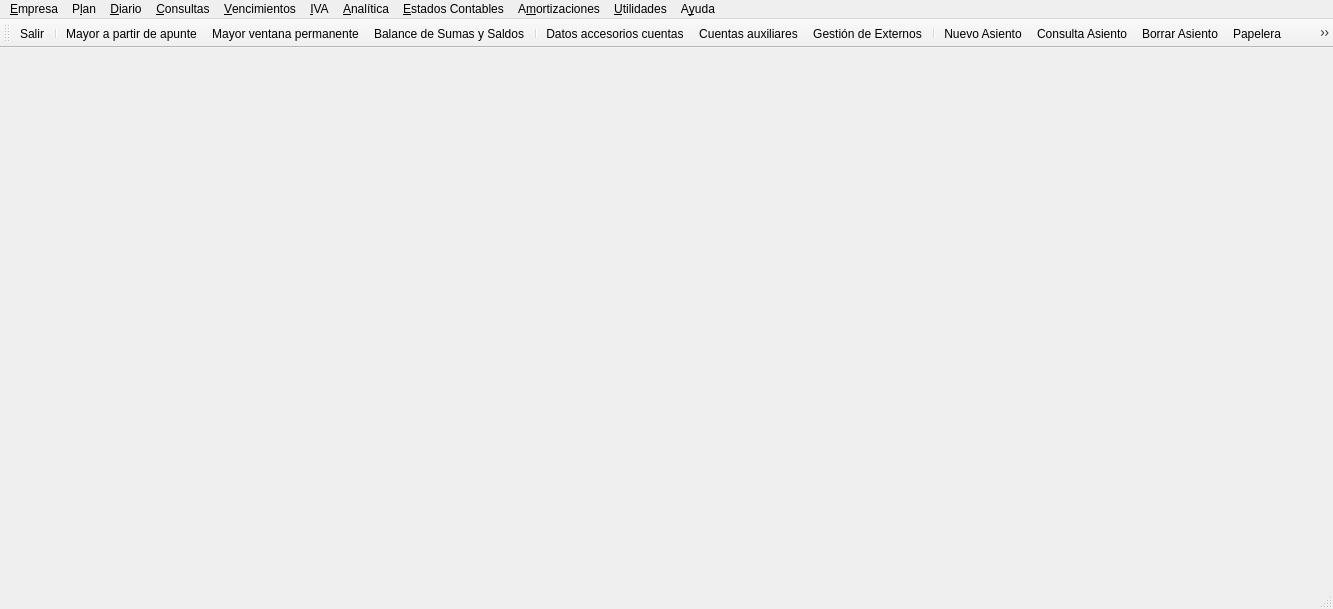
<?xml version="1.0" encoding="UTF-8"?>
<ui version="4.0">
 <class>MainWindow</class>
 <widget class="QMainWindow" name="MainWindow">
  <property name="geometry">
   <rect>
    <x>0</x>
    <y>0</y>
    <width>1333</width>
    <height>609</height>
   </rect>
  </property>
  <property name="windowTitle">
   <string>KEME Contabilidad</string>
  </property>
  <property name="windowIcon">
   <iconset resource="keme.qrc">
    <normaloff>:/iconos/graf/keme.png</normaloff>:/iconos/graf/keme.png</iconset>
  </property>
  <widget class="QWidget" name="centralWidget"/>
  <widget class="QMenuBar" name="menuBar">
   <property name="geometry">
    <rect>
     <x>0</x>
     <y>0</y>
     <width>1333</width>
     <height>22</height>
    </rect>
   </property>
   <widget class="QMenu" name="menuEmpresa">
    <property name="title">
     <string>&amp;Empresa</string>
    </property>
    <widget class="QMenu" name="menuNotas_de_la_Empresa">
     <property name="title">
      <string>&amp;Notas de la Empresa</string>
     </property>
     <addaction name="actionEditar_Notas"/>
     <addaction name="actionConsultar_Notas"/>
    </widget>
    <widget class="QMenu" name="menuControl_Usuarios">
     <property name="title">
      <string>Control &amp;Usuarios</string>
     </property>
     <addaction name="actionCambio_usuario"/>
     <addaction name="actionGest_usuarios"/>
     <addaction name="actionCambiar_Clave"/>
     <addaction name="actionImportar_usuarios"/>
    </widget>
    <widget class="QMenu" name="menuEditar_tablas_AEAT_Mercantiles">
     <property name="title">
      <string>Editar &amp;tablas AEAT/Mercantiles</string>
     </property>
     <addaction name="actionCodigo_pais"/>
     <addaction name="actionClave_identific_fiscal"/>
     <addaction name="actionClave_operaciones_expedidas"/>
     <addaction name="actionClave_operaciones_recibidas"/>
     <addaction name="actionClave_retenciones_irpf"/>
     <addaction name="actionProvincias"/>
     <addaction name="actionContenido_comunicacion_347"/>
     <addaction name="actionConceptos_EVPN"/>
     <addaction name="actionColumnas_EVPN"/>
     <addaction name="actionTipos_de_proveedor"/>
     <addaction name="actionHomologacin"/>
     <addaction name="actionActividades"/>
    </widget>
    <addaction name="actionConfiguraci_n"/>
    <addaction name="actionEjercicios"/>
    <addaction name="menuNotas_de_la_Empresa"/>
    <addaction name="actionHabilitar_Deshabilitar"/>
    <addaction name="actionConexion"/>
    <addaction name="menuControl_Usuarios"/>
    <addaction name="actionCrear_Empresa"/>
    <addaction name="actionCopiar_Empresa"/>
    <addaction name="actionBorrar_Empresa"/>
    <addaction name="menuEditar_tablas_AEAT_Mercantiles"/>
    <addaction name="action_Salir"/>
   </widget>
   <widget class="QMenu" name="menuUtilidades">
    <property name="title">
     <string>&amp;Utilidades</string>
    </property>
    <widget class="QMenu" name="menuImportar">
     <property name="title">
      <string>&amp;Importar</string>
     </property>
     <addaction name="actionImportar_Asientos"/>
     <addaction name="actionImportar_Contapls"/>
     <addaction name="actionMarcar_como_cerrado_ejercicio"/>
     <addaction name="actionProcesar_fichero_importacin"/>
    </widget>
    <widget class="QMenu" name="menuLibros_Contables">
     <property name="title">
      <string>&amp;Libros Contables</string>
     </property>
     <addaction name="actionAgrupar_ficheros_TEX_en_libro"/>
     <addaction name="actionConsultar_ficheros_TEX"/>
     <addaction name="actionGenerar_PDF"/>
    </widget>
    <widget class="QMenu" name="menu_tiles">
     <property name="title">
      <string>Útil&amp;es</string>
     </property>
     <addaction name="actionRenumerar_Asientos"/>
     <addaction name="actionIntercambiar_nmeros_de_asiento"/>
     <addaction name="actionBorrar_Intervalo_de_asientos"/>
     <addaction name="actionIntercambiar_cuenta_en_diario"/>
     <addaction name="actionCambiar_cuenta_a_apunte"/>
     <addaction name="actionEditar_CI_en_apunte"/>
     <addaction name="actionEdita_fecha_a_asiento"/>
     <addaction name="actionEdita_concepto_y_documento_en_pase"/>
     <addaction name="actionImportar_Externos"/>
     <addaction name="actionImportar_Datos_Cuentas"/>
     <addaction name="actionVerificar_base_de_datos"/>
     <addaction name="actionRectificar_saldos"/>
     <addaction name="actionRegenera_Instalacion_Archivos"/>
     <addaction name="actionCarga_Documentos_en_Base_de_Datos"/>
     <addaction name="actionInventario_inmovilizado"/>
    </widget>
    <addaction name="actionPreferencias"/>
    <addaction name="menuImportar"/>
    <addaction name="actionAsignar_Diario"/>
    <addaction name="menuLibros_Contables"/>
    <addaction name="action_Tipos_de_Cambio"/>
    <addaction name="actionCopia_Seguridad"/>
    <addaction name="actionConsolidaci_n_Contable"/>
    <addaction name="menu_tiles"/>
   </widget>
   <widget class="QMenu" name="menuDiario">
    <property name="title">
     <string>&amp;Diario</string>
    </property>
    <widget class="QMenu" name="menuFiltrar">
     <property name="title">
      <string>&amp;Filtrar</string>
     </property>
     <addaction name="actionEditar_Filtro"/>
     <addaction name="actionFiltro_inicial"/>
    </widget>
    <widget class="QMenu" name="menuPortapapeles">
     <property name="title">
      <string>&amp;Portapapeles</string>
     </property>
     <addaction name="actionCopiar"/>
     <addaction name="actionCortar"/>
     <addaction name="actionPegar"/>
    </widget>
    <widget class="QMenu" name="menuFin_de_ejercicio">
     <property name="title">
      <string>Fin de E&amp;jercicio</string>
     </property>
     <addaction name="actionRegularizacin"/>
     <addaction name="actionCierre_ejercicio"/>
     <addaction name="actionRegul_cierre_apertura"/>
     <addaction name="actionDeshacer_Cierre"/>
     <addaction name="actionAsiento_de_Apertura"/>
    </widget>
    <widget class="QMenu" name="menuRegularizaciones">
     <property name="title">
      <string>Regulari&amp;zaciones</string>
     </property>
     <addaction name="actionEdicin_regul"/>
     <addaction name="actionEjecutar_regul"/>
     <addaction name="actionImportar_regul"/>
    </widget>
    <addaction name="actionNuevo_Asiento"/>
    <addaction name="actionEditar_Asiento"/>
    <addaction name="actionEditar_Asiento_N_mero"/>
    <addaction name="actionAsignar_E_xterno"/>
    <addaction name="actionConsulta_Asiento"/>
    <addaction name="actionConsulta_Asiento_N_mero"/>
    <addaction name="actionChequear_Revisado"/>
    <addaction name="actionAsigna_Fichero_a_Asiento"/>
    <addaction name="actionBorrar_Asiento"/>
    <addaction name="actionPapelera"/>
    <addaction name="menuPortapapeles"/>
    <addaction name="menuFiltrar"/>
    <addaction name="actionOrden_numero"/>
    <addaction name="actionOrdenar_por_campo"/>
    <addaction name="actionRefrescar"/>
    <addaction name="actionAsientos_en_Espera"/>
    <addaction name="actionImprimir_Diario"/>
    <addaction name="actionConceptos"/>
    <addaction name="actionAsientos_Predefinidos"/>
    <addaction name="menuFin_de_ejercicio"/>
    <addaction name="actionTipos_de_Diario"/>
    <addaction name="menuRegularizaciones"/>
   </widget>
   <widget class="QMenu" name="menuAyuda">
    <property name="title">
     <string>A&amp;yuda</string>
    </property>
    <addaction name="actionInformaci_n_de_la_conexi_n"/>
    <addaction name="actionAcerca_de"/>
    <addaction name="actionAcuerdo_de_licencia"/>
    <addaction name="actionAcuerdo_de_licencia_en_espa_ol"/>
   </widget>
   <widget class="QMenu" name="menuPlan">
    <property name="title">
     <string>P&amp;lan</string>
    </property>
    <addaction name="actionCuentas"/>
    <addaction name="actionCuentas_auxiliares"/>
    <addaction name="actionDatos_accesorios_cuentas"/>
    <addaction name="actionGestion_Externos"/>
    <addaction name="actionAsignar_IVA_retenci_n_a_cuentas"/>
    <addaction name="actionBloquear_cuentas"/>
    <addaction name="separator"/>
    <addaction name="actionExportar_plan"/>
    <addaction name="actionExportarplan_cuentas_auxiliares"/>
    <addaction name="actionImportar_plan"/>
   </widget>
   <widget class="QMenu" name="menuConsultas">
    <property name="title">
     <string>&amp;Consultas</string>
    </property>
    <widget class="QMenu" name="menuConciliaci_n_de_cuentas">
     <property name="title">
      <string>Co&amp;nciliación de cuentas</string>
     </property>
     <widget class="QMenu" name="menuCuentas_bancarias_c43">
      <property name="title">
       <string>Cuentas &amp;bancarias C43 / CSV</string>
      </property>
      <addaction name="actionImportar_cuaderno"/>
      <addaction name="actionImporta_C_SV"/>
      <addaction name="actionConcilia_cuenta_importada"/>
      <addaction name="actionProcesa_vencimientos_c43"/>
      <addaction name="actionBorrar_importado"/>
     </widget>
     <addaction name="actionConciliacion_de_cuentas"/>
     <addaction name="actionConceptos_de_diferencias"/>
     <addaction name="menuCuentas_bancarias_c43"/>
    </widget>
    <widget class="QMenu" name="menuModelo_182">
     <property name="title">
      <string>Modelo &amp;182</string>
     </property>
     <addaction name="actionModelo_182"/>
     <addaction name="actionModelo_182_registro_donaciones"/>
    </widget>
    <addaction name="actionMayor_a_partir_de_apunte"/>
    <addaction name="actionMayor_ventana_permanente"/>
    <addaction name="actionImprime_mayor"/>
    <addaction name="actionBalance_de_Sumas_y_Saldos"/>
    <addaction name="actionAcumulados_mes"/>
    <addaction name="actionConsulta_Plan"/>
    <addaction name="actionDiario_Resumen"/>
    <addaction name="actionVolumen_de_operaciones_con_terceras_personas"/>
    <addaction name="menuConciliaci_n_de_cuentas"/>
    <addaction name="actionRetenciones_irpf"/>
    <addaction name="menuModelo_182"/>
   </widget>
   <widget class="QMenu" name="menuVencimientos">
    <property name="title">
     <string>&amp;Vencimientos</string>
    </property>
    <addaction name="actionVencimientos_a_partir_diario"/>
    <addaction name="actionProcesar_vencimientos"/>
    <addaction name="actionDomiciliaciones"/>
    <addaction name="actionFicheros_de_transferencias"/>
    <addaction name="actionAsignar_tipos_de_vencimientos_a_cuentas"/>
    <addaction name="actionEditar_tipos_de_vencimientos"/>
    <addaction name="actionFormas_de_pago"/>
    <addaction name="actionInfo_venci"/>
    <addaction name="actionVencimientos_anulados"/>
   </widget>
   <widget class="QMenu" name="menuIVA">
    <property name="title">
     <string>&amp;IVA</string>
    </property>
    <widget class="QMenu" name="menuAsignar_Cuentas_a_Tipos_de_Iva">
     <property name="title">
      <string>A&amp;signar Cuentas a Tipos de Iva</string>
     </property>
     <addaction name="actionCuentas_de_IVA_Soportado"/>
     <addaction name="actionCuentas_de_IVA_Repercutido"/>
     <addaction name="actionCuentas_inversion_SP"/>
    </widget>
    <widget class="QMenu" name="menuChequeo_Registros_de_IVA">
     <property name="title">
      <string>&amp;Chequeo Registros de IVA</string>
     </property>
     <addaction name="actionChequea_Libro_Facturas"/>
     <addaction name="actionApuntes_sin_Representacin_en_Libros_de_IVA"/>
     <addaction name="actionComprobar_Cuadre_de_Cuotas_con_Diario"/>
    </widget>
    <widget class="QMenu" name="menuSII">
     <property name="title">
      <string>SII</string>
     </property>
     <addaction name="actionSII_Facturas_Recibidas"/>
     <addaction name="actionSII_Facturas_Emitidas"/>
     <addaction name="actionDirecciones_Servidor_SOAP"/>
    </widget>
    <addaction name="actionNuevo_Registro_IVA_soportado"/>
    <addaction name="actionNuevo_Registro_IVA_repercutido"/>
    <addaction name="actionAIB_Inversi_n_sujeto_pasivo"/>
    <addaction name="actionEIB_Prestaci_n_servicos_UE"/>
    <addaction name="actionTipos_de_IVA"/>
    <addaction name="menuAsignar_Cuentas_a_Tipos_de_Iva"/>
    <addaction name="menuChequeo_Registros_de_IVA"/>
    <addaction name="actionLiqudaci_n_de_IVA"/>
    <addaction name="actionRelaci_n_de_Operaciones_seg_n_Libros_de_IVA"/>
    <addaction name="actionLibro_de_Facturas_Emitidas"/>
    <addaction name="actionLibros_de_Facturas_Recibidas"/>
    <addaction name="actionModelo_340"/>
    <addaction name="actionModelo_347_F50_Navarra"/>
    <addaction name="actionModelo_349"/>
    <addaction name="menuSII"/>
   </widget>
   <widget class="QMenu" name="menuAnal_tica">
    <property name="title">
     <string>&amp;Analítica</string>
    </property>
    <widget class="QMenu" name="menuC_digos_Imputaci_n">
     <property name="title">
      <string>&amp;Códigos Imputación</string>
     </property>
     <addaction name="actionPrimer_Nivel"/>
     <addaction name="actionSegundo_Nivel"/>
     <addaction name="actionTercer_Nivel"/>
    </widget>
    <addaction name="menuC_digos_Imputaci_n"/>
    <addaction name="actionConsulta_Imputaciones"/>
    <addaction name="actionCoeficientes_Imputaci_n_Cuenta"/>
    <addaction name="actionVer_Imputaciones"/>
    <addaction name="actionIntercambiar_CI_en_Diario"/>
    <addaction name="actionReasignar_Imputaciones"/>
    <addaction name="actionCambiar_Imputaciones_a_Cuenta_en_Diario"/>
   </widget>
   <widget class="QMenu" name="menuEstados_Contables">
    <property name="title">
     <string>&amp;Estados Contables</string>
    </property>
    <widget class="QMenu" name="menuEstado_Cambios_Patrimonio_Neto_PYMES">
     <property name="title">
      <string>&amp;Estado Cambios Patrimonio Neto PYMES</string>
     </property>
     <addaction name="actionECPN_PYMES"/>
     <addaction name="actionAsignar_Concepto_a_apuntes"/>
    </widget>
    <widget class="QMenu" name="menuPrespuestos">
     <property name="title">
      <string>P&amp;resupuestos</string>
     </property>
     <addaction name="actionEditar_Presupuesto_Cuentas_Auxiliares"/>
     <addaction name="actionEditar_Presupuesto_Cuentas"/>
     <addaction name="actionPrevisiones_Realizaciones_Cuentas_Auxiliares"/>
     <addaction name="actionPrevisiones_Realizaciones_Cuentas"/>
    </widget>
    <addaction name="actionGesti_n_Estados_Contables"/>
    <addaction name="actionLibera_C_lculo_Saldos_Medios"/>
    <addaction name="menuEstado_Cambios_Patrimonio_Neto_PYMES"/>
    <addaction name="actionXML_Cuentas_PYMES"/>
    <addaction name="actionXML_Impuesto_Sociedades_PYMES"/>
    <addaction name="actionProcesar_Memoria"/>
    <addaction name="menuPrespuestos"/>
   </widget>
   <widget class="QMenu" name="menuAmortizaciones">
    <property name="title">
     <string>A&amp;mortizaciones</string>
    </property>
    <addaction name="actionPlan_de_amortizaciones"/>
    <addaction name="actionAsiento_de_amortizaciones"/>
    <addaction name="actionDiferencia_en_base_imponible_I_S"/>
    <addaction name="actionHist_rico_de_diferencias_en_amortizaciones"/>
    <addaction name="actionInmovilizado_neto"/>
   </widget>
   <addaction name="menuEmpresa"/>
   <addaction name="menuPlan"/>
   <addaction name="menuDiario"/>
   <addaction name="menuConsultas"/>
   <addaction name="menuVencimientos"/>
   <addaction name="menuIVA"/>
   <addaction name="menuAnal_tica"/>
   <addaction name="menuEstados_Contables"/>
   <addaction name="menuAmortizaciones"/>
   <addaction name="menuUtilidades"/>
   <addaction name="menuAyuda"/>
  </widget>
  <widget class="QToolBar" name="mainToolBar">
   <property name="iconSize">
    <size>
     <width>38</width>
     <height>38</height>
    </size>
   </property>
   <attribute name="toolBarArea">
    <enum>TopToolBarArea</enum>
   </attribute>
   <attribute name="toolBarBreak">
    <bool>false</bool>
   </attribute>
   <addaction name="action_Salir"/>
   <addaction name="separator"/>
   <addaction name="actionMayor_a_partir_de_apunte"/>
   <addaction name="actionMayor_ventana_permanente"/>
   <addaction name="actionBalance_de_Sumas_y_Saldos"/>
   <addaction name="separator"/>
   <addaction name="actionDatos_accesorios_cuentas"/>
   <addaction name="actionCuentas_auxiliares"/>
   <addaction name="actionGestion_Externos"/>
   <addaction name="separator"/>
   <addaction name="actionNuevo_Asiento"/>
   <addaction name="actionConsulta_Asiento"/>
   <addaction name="actionBorrar_Asiento"/>
   <addaction name="actionPapelera"/>
   <addaction name="actionEditar_Asiento"/>
   <addaction name="actionAsignar_E_xterno"/>
   <addaction name="actionChequear_Revisado"/>
   <addaction name="separator"/>
   <addaction name="actionAsigna_Fichero_a_Asiento"/>
   <addaction name="actionVisualizar_Documento"/>
   <addaction name="separator"/>
   <addaction name="actionRefrescar"/>
   <addaction name="actionAsientos_en_Espera"/>
   <addaction name="separator"/>
   <addaction name="actionNuevo_Registro_IVA_soportado"/>
   <addaction name="actionNuevo_Registro_IVA_repercutido"/>
   <addaction name="separator"/>
   <addaction name="actionImprimir_Diario"/>
   <addaction name="actionEditar_Filtro"/>
   <addaction name="actionPreferencias"/>
   <addaction name="separator"/>
   <addaction name="actionVencimientos_a_partir_diario"/>
   <addaction name="actionProcesar_vencimientos"/>
   <addaction name="separator"/>
   <addaction name="actionAsignar_Concepto_a_apuntes"/>
  </widget>
  <widget class="QStatusBar" name="statusBar"/>
  <action name="actionConexion">
   <property name="text">
    <string>C&amp;onexión</string>
   </property>
  </action>
  <action name="actionPreferencias">
   <property name="icon">
    <iconset resource="keme.qrc">
     <normaloff>:/iconos/graf/preferences-system.png</normaloff>:/iconos/graf/preferences-system.png</iconset>
   </property>
   <property name="text">
    <string>&amp;Preferencias</string>
   </property>
  </action>
  <action name="actionOrden_numero">
   <property name="checkable">
    <bool>true</bool>
   </property>
   <property name="text">
    <string>Orden &amp;número</string>
   </property>
  </action>
  <action name="actionAcerca_de">
   <property name="text">
    <string>&amp;Acerca de</string>
   </property>
  </action>
  <action name="action_Salir">
   <property name="icon">
    <iconset resource="keme.qrc">
     <normaloff>:/iconos/graf/interruptor.png</normaloff>:/iconos/graf/interruptor.png</iconset>
   </property>
   <property name="text">
    <string>&amp;Salir</string>
   </property>
  </action>
  <action name="actionConfiguraci_n">
   <property name="text">
    <string>&amp;Datos Empresa Base Datos</string>
   </property>
  </action>
  <action name="actionEjercicios">
   <property name="text">
    <string>&amp;Ejercicios</string>
   </property>
  </action>
  <action name="actionCrear_Empresa">
   <property name="text">
    <string>C&amp;rear Empresa</string>
   </property>
  </action>
  <action name="actionBorrar_Empresa">
   <property name="text">
    <string>&amp;Borrar Empresa</string>
   </property>
  </action>
  <action name="actionCopiar_Empresa">
   <property name="text">
    <string>Co&amp;piar Empresa</string>
   </property>
  </action>
  <action name="actionEditar_Notas">
   <property name="text">
    <string>&amp;Editar Notas</string>
   </property>
  </action>
  <action name="actionConsultar_Notas">
   <property name="text">
    <string>&amp;Consultar Notas</string>
   </property>
  </action>
  <action name="actionHabilitar_Deshabilitar">
   <property name="text">
    <string>&amp;Habilitar/Deshabilitar Períodos</string>
   </property>
  </action>
  <action name="actionCambio_usuario">
   <property name="text">
    <string>&amp;Cambio usuario</string>
   </property>
  </action>
  <action name="actionGest_usuarios">
   <property name="text">
    <string>&amp;Gestión usuarios</string>
   </property>
  </action>
  <action name="actionCambiar_Clave">
   <property name="text">
    <string>C&amp;ambiar clave</string>
   </property>
  </action>
  <action name="actionImportar_usuarios">
   <property name="text">
    <string>&amp;Importar usuarios</string>
   </property>
  </action>
  <action name="actionCodigo_pais">
   <property name="text">
    <string>&amp;Código pais</string>
   </property>
  </action>
  <action name="actionClave_identific_fiscal">
   <property name="text">
    <string>Clave &amp;identificación fiscal</string>
   </property>
  </action>
  <action name="actionClave_operaciones_expedidas">
   <property name="text">
    <string>Clave operaciones &amp;expedidas</string>
   </property>
  </action>
  <action name="actionClave_operaciones_recibidas">
   <property name="text">
    <string>Clave operaciones &amp;recibidas</string>
   </property>
  </action>
  <action name="actionClave_retenciones_irpf">
   <property name="text">
    <string>C&amp;lave retenciones irpf</string>
   </property>
  </action>
  <action name="actionProvincias">
   <property name="text">
    <string>&amp;Provincias</string>
   </property>
  </action>
  <action name="actionContenido_comunicacion_347">
   <property name="text">
    <string>Contenido comunicación &amp;347</string>
   </property>
  </action>
  <action name="actionConceptos_EVPN">
   <property name="text">
    <string>Conceptos E&amp;VPN</string>
   </property>
  </action>
  <action name="actionCuentas">
   <property name="text">
    <string>&amp;Cuentas</string>
   </property>
  </action>
  <action name="actionCuentas_auxiliares">
   <property name="icon">
    <iconset resource="keme.qrc">
     <normaloff>:/iconos/graf/subcuenta.png</normaloff>:/iconos/graf/subcuenta.png</iconset>
   </property>
   <property name="text">
    <string>Cuentas &amp;auxiliares</string>
   </property>
  </action>
  <action name="actionDatos_accesorios_cuentas">
   <property name="icon">
    <iconset resource="keme.qrc">
     <normaloff>:/iconos/graf/text-x-vcard.png</normaloff>:/iconos/graf/text-x-vcard.png</iconset>
   </property>
   <property name="text">
    <string>&amp;Datos accesorios cuentas</string>
   </property>
  </action>
  <action name="actionAsignar_IVA_retenci_n_a_cuentas">
   <property name="text">
    <string>Asignar IVA/&amp;retención a cuentas</string>
   </property>
  </action>
  <action name="actionBuscar_cuenta_auxiliar">
   <property name="text">
    <string>Buscar cuenta auxiliar</string>
   </property>
  </action>
  <action name="actionBloquear_cuentas">
   <property name="text">
    <string>&amp;Bloquear cuentas</string>
   </property>
  </action>
  <action name="actionExportar_plan">
   <property name="text">
    <string>&amp;Exportar plan</string>
   </property>
  </action>
  <action name="actionExportarplan_cuentas_auxiliares">
   <property name="text">
    <string>Exportar &amp;plan con cuentas auxiliares</string>
   </property>
  </action>
  <action name="actionImportar_plan">
   <property name="text">
    <string>&amp;Importar plan</string>
   </property>
  </action>
  <action name="actionNuevo_Asiento">
   <property name="icon">
    <iconset resource="keme.qrc">
     <normaloff>:/iconos/graf/Files-New-File-icon.png</normaloff>:/iconos/graf/Files-New-File-icon.png</iconset>
   </property>
   <property name="text">
    <string>N&amp;uevo Asiento</string>
   </property>
  </action>
  <action name="actionEditar_Asiento">
   <property name="icon">
    <iconset resource="keme.qrc">
     <normaloff>:/iconos/graf/document-edit.png</normaloff>:/iconos/graf/document-edit.png</iconset>
   </property>
   <property name="text">
    <string>&amp;Editar Asiento</string>
   </property>
  </action>
  <action name="actionEditar_Asiento_N_mero">
   <property name="text">
    <string>Editar &amp;Asiento Número ...</string>
   </property>
  </action>
  <action name="actionConsulta_Asiento">
   <property name="icon">
    <iconset resource="keme.qrc">
     <normaloff>:/iconos/graf/document-preview.png</normaloff>:/iconos/graf/document-preview.png</iconset>
   </property>
   <property name="text">
    <string>&amp;Consulta Asiento</string>
   </property>
  </action>
  <action name="actionConsulta_Asiento_N_mero">
   <property name="text">
    <string>Consu&amp;lta Asiento Número ...</string>
   </property>
  </action>
  <action name="actionChequear_Revisado">
   <property name="icon">
    <iconset resource="keme.qrc">
     <normaloff>:/iconos/graf/ok-256x256.png</normaloff>:/iconos/graf/ok-256x256.png</iconset>
   </property>
   <property name="text">
    <string>C&amp;hequear Revisado</string>
   </property>
  </action>
  <action name="actionAsigna_Fichero_a_Asiento">
   <property name="icon">
    <iconset resource="keme.qrc">
     <normaloff>:/iconos/graf/utilities-file-archiver.png</normaloff>:/iconos/graf/utilities-file-archiver.png</iconset>
   </property>
   <property name="text">
    <string>Asi&amp;gna Fichero a Asiento</string>
   </property>
  </action>
  <action name="actionBorrar_Asiento">
   <property name="icon">
    <iconset resource="keme.qrc">
     <normaloff>:/iconos/graf/delete_128.png</normaloff>:/iconos/graf/delete_128.png</iconset>
   </property>
   <property name="text">
    <string>&amp;Borrar Asiento</string>
   </property>
  </action>
  <action name="actionEditar_Filtro">
   <property name="icon">
    <iconset resource="keme.qrc">
     <normaloff>:/iconos/graf/embudo.png</normaloff>:/iconos/graf/embudo.png</iconset>
   </property>
   <property name="text">
    <string>&amp;Editar Filtro</string>
   </property>
  </action>
  <action name="actionFiltro_inicial">
   <property name="icon">
    <iconset resource="keme.qrc">
     <normaloff>:/iconos/graf/embudo_reciclaje.png</normaloff>:/iconos/graf/embudo_reciclaje.png</iconset>
   </property>
   <property name="text">
    <string>&amp;Filtro inicial</string>
   </property>
  </action>
  <action name="actionVisualizar_Documento">
   <property name="icon">
    <iconset resource="keme.qrc">
     <normaloff>:/iconos/graf/document-preview-archive.png</normaloff>:/iconos/graf/document-preview-archive.png</iconset>
   </property>
   <property name="text">
    <string>&amp;Visualizar Documento</string>
   </property>
  </action>
  <action name="actionCopiar">
   <property name="text">
    <string>&amp;Copiar</string>
   </property>
  </action>
  <action name="actionCortar">
   <property name="text">
    <string>C&amp;ortar</string>
   </property>
  </action>
  <action name="actionPegar">
   <property name="text">
    <string>&amp;Pegar</string>
   </property>
  </action>
  <action name="actionRefrescar">
   <property name="icon">
    <iconset resource="keme.qrc">
     <normaloff>:/iconos/graf/rayo.png</normaloff>:/iconos/graf/rayo.png</iconset>
   </property>
   <property name="text">
    <string>Refre&amp;scar</string>
   </property>
  </action>
  <action name="actionAsientos_en_Espera">
   <property name="icon">
    <iconset resource="keme.qrc">
     <normaloff>:/iconos/graf/reloj.png</normaloff>:/iconos/graf/reloj.png</iconset>
   </property>
   <property name="text">
    <string>As&amp;ientos en Espera</string>
   </property>
  </action>
  <action name="actionImprimir_Diario">
   <property name="icon">
    <iconset resource="keme.qrc">
     <normaloff>:/iconos/graf/printer.png</normaloff>:/iconos/graf/printer.png</iconset>
   </property>
   <property name="text">
    <string>I&amp;mprimir Diario</string>
   </property>
  </action>
  <action name="actionConceptos">
   <property name="text">
    <string>C&amp;onceptos</string>
   </property>
  </action>
  <action name="actionAsientos_Predefinidos">
   <property name="text">
    <string>Asientos Prede&amp;finidos</string>
   </property>
  </action>
  <action name="actionRegularizacin">
   <property name="text">
    <string>&amp;Regularización</string>
   </property>
  </action>
  <action name="actionCierre_ejercicio">
   <property name="text">
    <string>&amp;Cierre Ejercicio</string>
   </property>
  </action>
  <action name="actionRegul_cierre_apertura">
   <property name="text">
    <string>R&amp;egularización + cierre + apertura</string>
   </property>
  </action>
  <action name="actionDeshacer_Cierre">
   <property name="text">
    <string>&amp;Deshacer Cierre</string>
   </property>
  </action>
  <action name="actionAsiento_de_Apertura">
   <property name="text">
    <string>&amp;Asiento de Apertura</string>
   </property>
  </action>
  <action name="actionOrdenar_por_campo">
   <property name="text">
    <string>Or&amp;denar por campo</string>
   </property>
  </action>
  <action name="actionTipos_de_Diario">
   <property name="text">
    <string>&amp;Tipos de Diario</string>
   </property>
  </action>
  <action name="actionEdicin_regul">
   <property name="text">
    <string>&amp;Edición</string>
   </property>
  </action>
  <action name="actionEjecutar_regul">
   <property name="text">
    <string>E&amp;jecutar</string>
   </property>
  </action>
  <action name="actionImportar_regul">
   <property name="text">
    <string>&amp;Importar</string>
   </property>
  </action>
  <action name="actionMayor_a_partir_de_apunte">
   <property name="icon">
    <iconset resource="keme.qrc">
     <normaloff>:/iconos/graf/mayor3.png</normaloff>:/iconos/graf/mayor3.png</iconset>
   </property>
   <property name="text">
    <string>&amp;Mayor a partir de apunte ...</string>
   </property>
  </action>
  <action name="actionMayor_ventana_permanente">
   <property name="icon">
    <iconset resource="keme.qrc">
     <normaloff>:/iconos/graf/mayor3_pregunta.png</normaloff>:/iconos/graf/mayor3_pregunta.png</iconset>
   </property>
   <property name="text">
    <string>M&amp;ayor ventana permanente</string>
   </property>
  </action>
  <action name="actionImprime_mayor">
   <property name="text">
    <string>&amp;Imprime Mayor</string>
   </property>
  </action>
  <action name="actionBalance_de_Sumas_y_Saldos">
   <property name="icon">
    <iconset resource="keme.qrc">
     <normaloff>:/iconos/graf/BALANZA.png</normaloff>:/iconos/graf/BALANZA.png</iconset>
   </property>
   <property name="text">
    <string>&amp;Balance de Sumas y Saldos</string>
   </property>
  </action>
  <action name="actionAcumulados_mes">
   <property name="text">
    <string>A&amp;cumulados mes</string>
   </property>
  </action>
  <action name="actionConsulta_Plan">
   <property name="text">
    <string>C&amp;onsulta Plan</string>
   </property>
  </action>
  <action name="actionDiario_Resumen">
   <property name="text">
    <string>Diario &amp;Resumen</string>
   </property>
  </action>
  <action name="actionVolumen_de_operaciones_con_terceras_personas">
   <property name="text">
    <string>&amp;Volumen de operaciones con terceras personas</string>
   </property>
  </action>
  <action name="actionRetenciones_irpf">
   <property name="text">
    <string>Re&amp;tenciones Irpf</string>
   </property>
  </action>
  <action name="actionModelo_182">
   <property name="text">
    <string>Mo&amp;delo 182 información contable</string>
   </property>
  </action>
  <action name="actionConciliacion_de_cuentas">
   <property name="text">
    <string>&amp;Conciliacion de cuentas</string>
   </property>
  </action>
  <action name="actionConceptos_de_diferencias">
   <property name="text">
    <string>Conceptos de &amp;diferencias</string>
   </property>
  </action>
  <action name="actionImportar_cuaderno">
   <property name="text">
    <string>&amp;Importar cuaderno C43</string>
   </property>
  </action>
  <action name="actionConcilia_cuenta_importada">
   <property name="text">
    <string>&amp;Concilia cuenta importada</string>
   </property>
  </action>
  <action name="actionProcesa_vencimientos_c43">
   <property name="text">
    <string>&amp;Procesa vencimientos C43</string>
   </property>
  </action>
  <action name="actionBorrar_importado">
   <property name="text">
    <string>&amp;Borrar importado</string>
   </property>
  </action>
  <action name="actionVencimientos_a_partir_diario">
   <property name="icon">
    <iconset resource="keme.qrc">
     <normaloff>:/iconos/graf/calendario_venci.png</normaloff>:/iconos/graf/calendario_venci.png</iconset>
   </property>
   <property name="text">
    <string>&amp;Vencimientos a partir diario</string>
   </property>
  </action>
  <action name="actionProcesar_vencimientos">
   <property name="icon">
    <iconset resource="keme.qrc">
     <normaloff>:/iconos/graf/COINS-icon.png</normaloff>:/iconos/graf/COINS-icon.png</iconset>
   </property>
   <property name="text">
    <string>&amp;Procesar vencimientos</string>
   </property>
  </action>
  <action name="actionDomiciliaciones">
   <property name="text">
    <string>&amp;Domiciliaciones</string>
   </property>
  </action>
  <action name="actionAsignar_tipos_de_vencimientos_a_cuentas">
   <property name="text">
    <string>&amp;Asignar tipos de vencimientos a cuentas</string>
   </property>
  </action>
  <action name="actionEditar_tipos_de_vencimientos">
   <property name="text">
    <string>&amp;Editar tipos de vencimientos</string>
   </property>
  </action>
  <action name="actionVencimientos_anulados">
   <property name="text">
    <string>Ve&amp;ncimientos anulados</string>
   </property>
  </action>
  <action name="actionNuevo_Registro_IVA_soportado">
   <property name="icon">
    <iconset resource="keme.qrc">
     <normaloff>:/iconos/graf/facturas_recibidas.png</normaloff>:/iconos/graf/facturas_recibidas.png</iconset>
   </property>
   <property name="text">
    <string>Facturas &amp;Recibidas</string>
   </property>
  </action>
  <action name="actionNuevo_Registro_IVA_repercutido">
   <property name="icon">
    <iconset resource="keme.qrc">
     <normaloff>:/iconos/graf/facturas_emitidas.png</normaloff>:/iconos/graf/facturas_emitidas.png</iconset>
   </property>
   <property name="text">
    <string>Facturas &amp;Emitidas</string>
   </property>
  </action>
  <action name="actionAIB_Inversi_n_sujeto_pasivo">
   <property name="text">
    <string>&amp;AIB / Inversión sujeto pasivo</string>
   </property>
  </action>
  <action name="actionEIB_Prestaci_n_servicos_UE">
   <property name="text">
    <string>E&amp;IB / Prestación servicos UE</string>
   </property>
  </action>
  <action name="actionTipos_de_IVA">
   <property name="text">
    <string>&amp;Tipos de IVA</string>
   </property>
  </action>
  <action name="actionLiqudaci_n_de_IVA">
   <property name="text">
    <string>&amp;Liquidación de IVA</string>
   </property>
  </action>
  <action name="actionRelaci_n_de_Operaciones_seg_n_Libros_de_IVA">
   <property name="text">
    <string>Relación de &amp;Operaciones según Libros de IVA</string>
   </property>
  </action>
  <action name="actionLibro_de_Facturas_Emitidas">
   <property name="text">
    <string>Li&amp;bro de Facturas Emitidas</string>
   </property>
  </action>
  <action name="actionLibros_de_Facturas_Recibidas">
   <property name="text">
    <string>Libros &amp;de Facturas Recibidas</string>
   </property>
  </action>
  <action name="actionModelo_340">
   <property name="text">
    <string>Modelo 34&amp;0</string>
   </property>
  </action>
  <action name="actionModelo_347_F50_Navarra">
   <property name="text">
    <string>Modelo 34&amp;7/F50 Navarra</string>
   </property>
  </action>
  <action name="actionCuentas_de_IVA_Soportado">
   <property name="text">
    <string>&amp;Cuentas de IVA Soportado</string>
   </property>
  </action>
  <action name="actionCuentas_de_IVA_Repercutido">
   <property name="text">
    <string>Cuentas &amp;de IVA Repercutido</string>
   </property>
  </action>
  <action name="actionChequea_Libro_Facturas">
   <property name="text">
    <string>&amp;Chequea Libro Facturas</string>
   </property>
  </action>
  <action name="actionApuntes_sin_Representacin_en_Libros_de_IVA">
   <property name="text">
    <string>&amp;Apuntes sin Representacin en Libros de IVA</string>
   </property>
  </action>
  <action name="actionComprobar_Cuadre_de_Cuotas_con_Diario">
   <property name="text">
    <string>Comprobar Cuadre &amp;de Cuotas con Diario</string>
   </property>
  </action>
  <action name="actionConsulta_Imputaciones">
   <property name="text">
    <string>C&amp;onsulta Imputaciones</string>
   </property>
  </action>
  <action name="actionCoeficientes_Imputaci_n_Cuenta">
   <property name="text">
    <string>Coe&amp;ficientes Imputación Cuenta</string>
   </property>
  </action>
  <action name="actionVer_Imputaciones">
   <property name="text">
    <string>&amp;Ver Imputaciones</string>
   </property>
  </action>
  <action name="actionIntercambiar_CI_en_Diario">
   <property name="text">
    <string>&amp;Intercambiar CI en Diario</string>
   </property>
  </action>
  <action name="actionReasignar_Imputaciones">
   <property name="text">
    <string>&amp;Reasignar Imputaciones</string>
   </property>
  </action>
  <action name="actionCambiar_Imputaciones_a_Cuenta_en_Diario">
   <property name="text">
    <string>C&amp;ambiar Imputaciones a Cuenta en Diario</string>
   </property>
  </action>
  <action name="actionPrimer_Nivel">
   <property name="text">
    <string>&amp;Primer Nivel</string>
   </property>
  </action>
  <action name="actionSegundo_Nivel">
   <property name="text">
    <string>&amp;Segundo Nivel</string>
   </property>
  </action>
  <action name="actionTercer_Nivel">
   <property name="text">
    <string>&amp;Tercer Nivel</string>
   </property>
  </action>
  <action name="actionColumnas_EVPN">
   <property name="text">
    <string>Columnas EVP&amp;N</string>
   </property>
  </action>
  <action name="actionGesti_n_Estados_Contables">
   <property name="text">
    <string>&amp;Gestión Estados Contables</string>
   </property>
  </action>
  <action name="actionLibera_C_lculo_Saldos_Medios">
   <property name="text">
    <string>&amp;Libera Cálculo Saldos Medios</string>
   </property>
  </action>
  <action name="actionECPN_PYMES">
   <property name="text">
    <string>&amp;ECPN PYMES</string>
   </property>
  </action>
  <action name="actionAsignar_Concepto_a_apuntes">
   <property name="icon">
    <iconset resource="keme.qrc">
     <normaloff>:/iconos/graf/factory.png</normaloff>:/iconos/graf/factory.png</iconset>
   </property>
   <property name="text">
    <string>&amp;Asignar Concepto ECPN</string>
   </property>
  </action>
  <action name="actionXML_Cuentas_PYMES">
   <property name="text">
    <string>&amp;XML Cuentas PYMES</string>
   </property>
  </action>
  <action name="actionXML_Impuesto_Sociedades_PYMES">
   <property name="text">
    <string>XML &amp;Impuesto Sociedades PYMES</string>
   </property>
  </action>
  <action name="actionProcesar_Memoria">
   <property name="text">
    <string>&amp;Procesar Memoria</string>
   </property>
  </action>
  <action name="actionEditar_Presupuesto_Cuentas_Auxiliares">
   <property name="text">
    <string>&amp;Editar Presupuesto Cuentas Auxiliares</string>
   </property>
  </action>
  <action name="actionEditar_Presupuesto_Cuentas">
   <property name="text">
    <string>E&amp;ditar Presupuesto Cuentas</string>
   </property>
  </action>
  <action name="actionPrevisiones_Realizaciones_Cuentas_Auxiliares">
   <property name="text">
    <string>&amp;Previsiones-Realizaciones Cuentas Auxiliares</string>
   </property>
  </action>
  <action name="actionPrevisiones_Realizaciones_Cuentas">
   <property name="text">
    <string>P&amp;revisiones-Realizaciones Cuentas</string>
   </property>
  </action>
  <action name="actionPlan_de_amortizaciones">
   <property name="text">
    <string>&amp;Plan de amortizaciones</string>
   </property>
  </action>
  <action name="actionAsiento_de_amortizaciones">
   <property name="text">
    <string>&amp;Asiento de amortizaciones</string>
   </property>
  </action>
  <action name="actionDiferencia_en_base_imponible_I_S">
   <property name="text">
    <string>&amp;Diferencia en base imponible I.S.</string>
   </property>
  </action>
  <action name="actionHist_rico_de_diferencias_en_amortizaciones">
   <property name="text">
    <string>&amp;Histórico de diferencias en amortizaciones</string>
   </property>
  </action>
  <action name="actionInmovilizado_neto">
   <property name="text">
    <string>&amp;Inmovilizado neto</string>
   </property>
  </action>
  <action name="actionAsignar_Diario">
   <property name="text">
    <string>&amp;Asignar Diario</string>
   </property>
  </action>
  <action name="actionCopia_Seguridad">
   <property name="text">
    <string>&amp;Copia Seguridad</string>
   </property>
  </action>
  <action name="actionConsolidaci_n_Contable">
   <property name="text">
    <string>C&amp;onsolidación Contable</string>
   </property>
  </action>
  <action name="actionImportar_Asientos">
   <property name="text">
    <string>Importar &amp;Asientos</string>
   </property>
  </action>
  <action name="actionImportar_Contapls">
   <property name="text">
    <string>Importar &amp;Contaplús</string>
   </property>
  </action>
  <action name="actionMarcar_como_cerrado_ejercicio">
   <property name="text">
    <string>&amp;Marcar como cerrado ejercicio</string>
   </property>
  </action>
  <action name="actionProcesar_fichero_importacin">
   <property name="text">
    <string>&amp;Procesar fichero importación</string>
   </property>
  </action>
  <action name="actionAgrupar_ficheros_TEX_en_libro">
   <property name="text">
    <string>&amp;Agrupar ficheros TEX en libro</string>
   </property>
  </action>
  <action name="actionConsultar_ficheros_TEX">
   <property name="text">
    <string>&amp;Consultar ficheros TEX</string>
   </property>
  </action>
  <action name="actionGenerar_PDF">
   <property name="text">
    <string>&amp;Generar PDF</string>
   </property>
  </action>
  <action name="actionRenumerar_Asientos">
   <property name="text">
    <string>&amp;Renumerar Asientos</string>
   </property>
  </action>
  <action name="actionIntercambiar_nmeros_de_asiento">
   <property name="text">
    <string>&amp;Intercambiar números de asiento</string>
   </property>
  </action>
  <action name="actionBorrar_Intervalo_de_asientos">
   <property name="text">
    <string>&amp;Borrar Intervalo de asientos</string>
   </property>
  </action>
  <action name="actionIntercambiar_cuenta_en_diario">
   <property name="text">
    <string>Intercambiar &amp;cuenta en diario</string>
   </property>
  </action>
  <action name="actionCambiar_cuenta_a_apunte">
   <property name="text">
    <string>C&amp;ambiar cuenta a apunte</string>
   </property>
  </action>
  <action name="actionEditar_CI_en_apunte">
   <property name="text">
    <string>&amp;Editar CI en apunte</string>
   </property>
  </action>
  <action name="actionEdita_fecha_a_asiento">
   <property name="text">
    <string>Edita &amp;fecha a asiento</string>
   </property>
  </action>
  <action name="actionEdita_concepto_y_documento_en_pase">
   <property name="text">
    <string>Edi&amp;ta concepto y documento en pase</string>
   </property>
  </action>
  <action name="actionVerificar_base_de_datos">
   <property name="text">
    <string>Verificar ba&amp;se de datos</string>
   </property>
  </action>
  <action name="actionRectificar_saldos">
   <property name="text">
    <string>Rectificar sa&amp;ldos</string>
   </property>
  </action>
  <action name="actionCarga_plan_nuevo">
   <property name="text">
    <string>&amp;Carga plan nuevo</string>
   </property>
  </action>
  <action name="actionEditar_plan_nuevo">
   <property name="text">
    <string>&amp;Editar plan nuevo</string>
   </property>
  </action>
  <action name="actionEditar_equivalencias_nuevo_antiguo">
   <property name="text">
    <string>Editar equivalencias &amp;nuevo/antiguo</string>
   </property>
  </action>
  <action name="actionSustituir_subcuentas">
   <property name="text">
    <string>&amp;Sustituir Cuentas Auxiliares</string>
   </property>
  </action>
  <action name="actionBorrar_plan_nuevo">
   <property name="text">
    <string>&amp;Borrar plan nuevo</string>
   </property>
  </action>
  <action name="actionInformaci_n_de_la_conexi_n">
   <property name="text">
    <string>&amp;Información de la conexión</string>
   </property>
  </action>
  <action name="actionAcuerdo_de_licencia">
   <property name="text">
    <string>Acuerdo de &amp;licencia</string>
   </property>
  </action>
  <action name="actionAcuerdo_de_licencia_en_espa_ol">
   <property name="text">
    <string>Acuerdo de licencia en &amp;español</string>
   </property>
  </action>
  <action name="actionModelo_349">
   <property name="text">
    <string>Modelo 34&amp;9</string>
   </property>
  </action>
  <action name="actionInfo_venci">
   <property name="text">
    <string>&amp;Información vencimientos</string>
   </property>
  </action>
  <action name="actionCuentas_inversion_SP">
   <property name="text">
    <string>Cuentas &amp;inversión SP</string>
   </property>
  </action>
  <action name="actionFormas_de_pago">
   <property name="text">
    <string>&amp;Formas de pago</string>
   </property>
  </action>
  <action name="actionImportar_Datos_Cuentas">
   <property name="text">
    <string>Importar Cuentas Auxiliares con &amp;Datos</string>
   </property>
  </action>
  <action name="actionRegenera_Instalacion_Archivos">
   <property name="text">
    <string>Re&amp;genera Instalación Archivos</string>
   </property>
  </action>
  <action name="actionPapelera">
   <property name="icon">
    <iconset resource="keme.qrc">
     <normaloff>:/iconos/graf/trash-icon.png</normaloff>:/iconos/graf/trash-icon.png</iconset>
   </property>
   <property name="text">
    <string>Papele&amp;ra</string>
   </property>
  </action>
  <action name="actionImporta_C_SV">
   <property name="text">
    <string>Importa C&amp;SV</string>
   </property>
  </action>
  <action name="actionGestion_Externos">
   <property name="icon">
    <iconset resource="keme.qrc">
     <normaloff>:/iconos/graf/externo.png</normaloff>:/iconos/graf/externo.png</iconset>
   </property>
   <property name="text">
    <string>&amp;Gestión de Externos</string>
   </property>
  </action>
  <action name="actionSII_Facturas_Recibidas">
   <property name="text">
    <string>&amp;SII Facturas Recibidas</string>
   </property>
  </action>
  <action name="actionSII_Facturas_Emitidas">
   <property name="text">
    <string>SII &amp;Facturas Emitidas</string>
   </property>
  </action>
  <action name="actionImportar_Externos">
   <property name="text">
    <string>I&amp;mportar Externos</string>
   </property>
  </action>
  <action name="actionDirecciones_Servidor_SOAP">
   <property name="text">
    <string>&amp;URL'S SII</string>
   </property>
  </action>
  <action name="actionAsignar_E_xterno">
   <property name="icon">
    <iconset resource="keme.qrc">
     <normaloff>:/iconos/graf/ASIGNAR.png</normaloff>:/iconos/graf/ASIGNAR.png</iconset>
   </property>
   <property name="text">
    <string>Asignar E&amp;xterno</string>
   </property>
  </action>
  <action name="actionCarga_Documentos_en_Base_de_Datos">
   <property name="text">
    <string>Carga D&amp;ocumentos en Base de Datos</string>
   </property>
  </action>
  <action name="actionInventario_inmovilizado">
   <property name="text">
    <string>I&amp;nventario inmovilizado</string>
   </property>
  </action>
  <action name="actionTipos_de_proveedor">
   <property name="text">
    <string>&amp;Tipos de proveedor</string>
   </property>
  </action>
  <action name="actionHomologacin">
   <property name="text">
    <string>&amp;Homologación</string>
   </property>
  </action>
  <action name="actionActividades">
   <property name="text">
    <string>&amp;Actividades</string>
   </property>
  </action>
  <action name="actionModelo_182_registro_donaciones">
   <property name="text">
    <string>Modelo &amp;182 registro donaciones</string>
   </property>
  </action>
  <action name="actionFicheros_de_transferencias">
   <property name="text">
    <string>Ficheros de &amp;transferencias</string>
   </property>
  </action>
  <action name="action_Tipos_de_Cambio">
   <property name="text">
    <string>&amp;Tipos de Cambio</string>
   </property>
  </action>
 </widget>
 <layoutdefault spacing="6" margin="11"/>
 <resources>
  <include location="keme.qrc"/>
 </resources>
 <connections/>
</ui>
